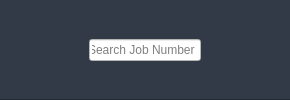
        <widget class="QWidget" name="searchBar" native="true">
         <property name="minimumSize">
          <size>
           <width>0</width>
           <height>0</height>
          </size>
         </property>
         <property name="styleSheet">
          <string notr="true">QWidget {
	background-color: #323a47;
	border-bottom: 1px solid;
	border-bottom-color: rgba(0, 0, 0, 76)
} 

QLineEdit {
	background-color:white; 
	padding: 2px;
	border-color:black;
	color: rgba(0, 0, 0, 128);
}
QLineEdit::active {
	color: black;
}

QPushButton {
	border:none; 
}
QLabel {
	font: 15px; 
	border: none; 
	color:white; 
	font-weight: medium; 
	
}</string>
         </property>
         <layout class="QHBoxLayout" name="horizontalLayout_6">
          <item>
           <widget class="QPushButton" name="toggleMenu">
            <property name="text">
             <string/>
            </property>
            <property name="icon">
             <iconset resource="assets/resourse.qrc">
              <normaloff>:/icons/icons/menu-burger.png</normaloff>:/icons/icons/menu-burger.png</iconset>
            </property>
            <property name="iconSize">
             <size>
              <width>20</width>
              <height>20</height>
             </size>
            </property>
            <property name="checkable">
             <bool>true</bool>
            </property>
           </widget>
          </item>
          <item>
           <spacer name="horizontalSpacer">
            <property name="orientation">
             <enum>Qt::Horizontal</enum>
            </property>
            <property name="sizeHint" stdset="0">
             <size>
              <width>40</width>
              <height>20</height>
             </size>
            </property>
           </spacer>
          </item>
          <item>
           <widget class="QLineEdit" name="searchLine">
            <property name="text">
             <string>Search Job Number</string>
            </property>
            <property name="maxLength">
             <number>20</number>
            </property>
           </widget>
          </item>
          <item>
           <widget class="QPushButton" name="searchbtn">
            <property name="text">
             <string/>
            </property>
            <property name="icon">
             <iconset resource="assets/resourse.qrc">
              <normaloff>:/icons/icons/search.png</normaloff>:/icons/icons/search.png</iconset>
            </property>
            <property name="iconSize">
             <size>
              <width>20</width>
              <height>20</height>
             </size>
            </property>
           </widget>
          </item>
          <item>
           <spacer name="horizontalSpacer_2">
            <property name="orientation">
             <enum>Qt::Horizontal</enum>
            </property>
            <property name="sizeHint" stdset="0">
             <size>
              <width>40</width>
              <height>20</height>
             </size>
            </property>
           </spacer>
          </item>
         </layout>
        </widget>
